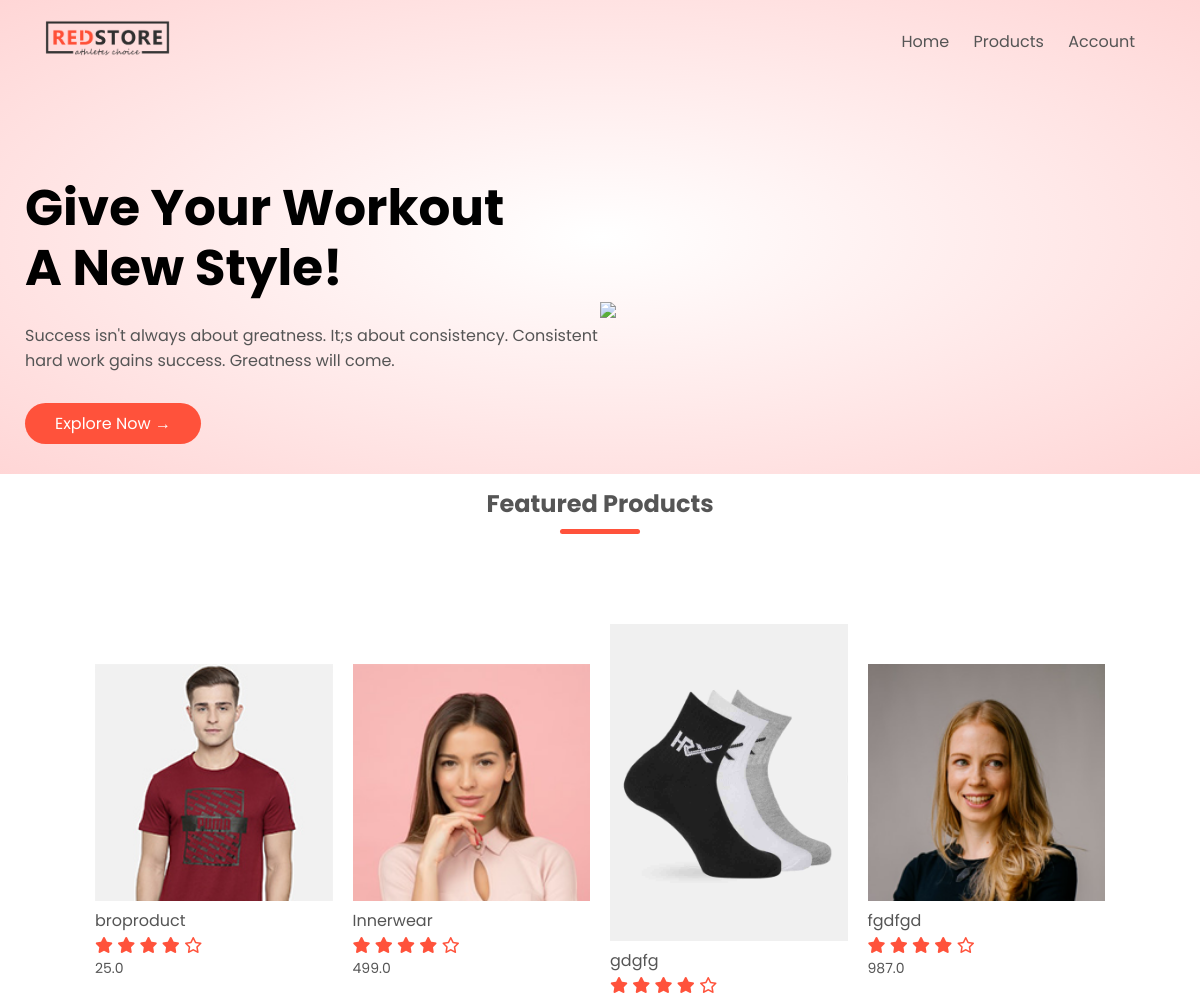
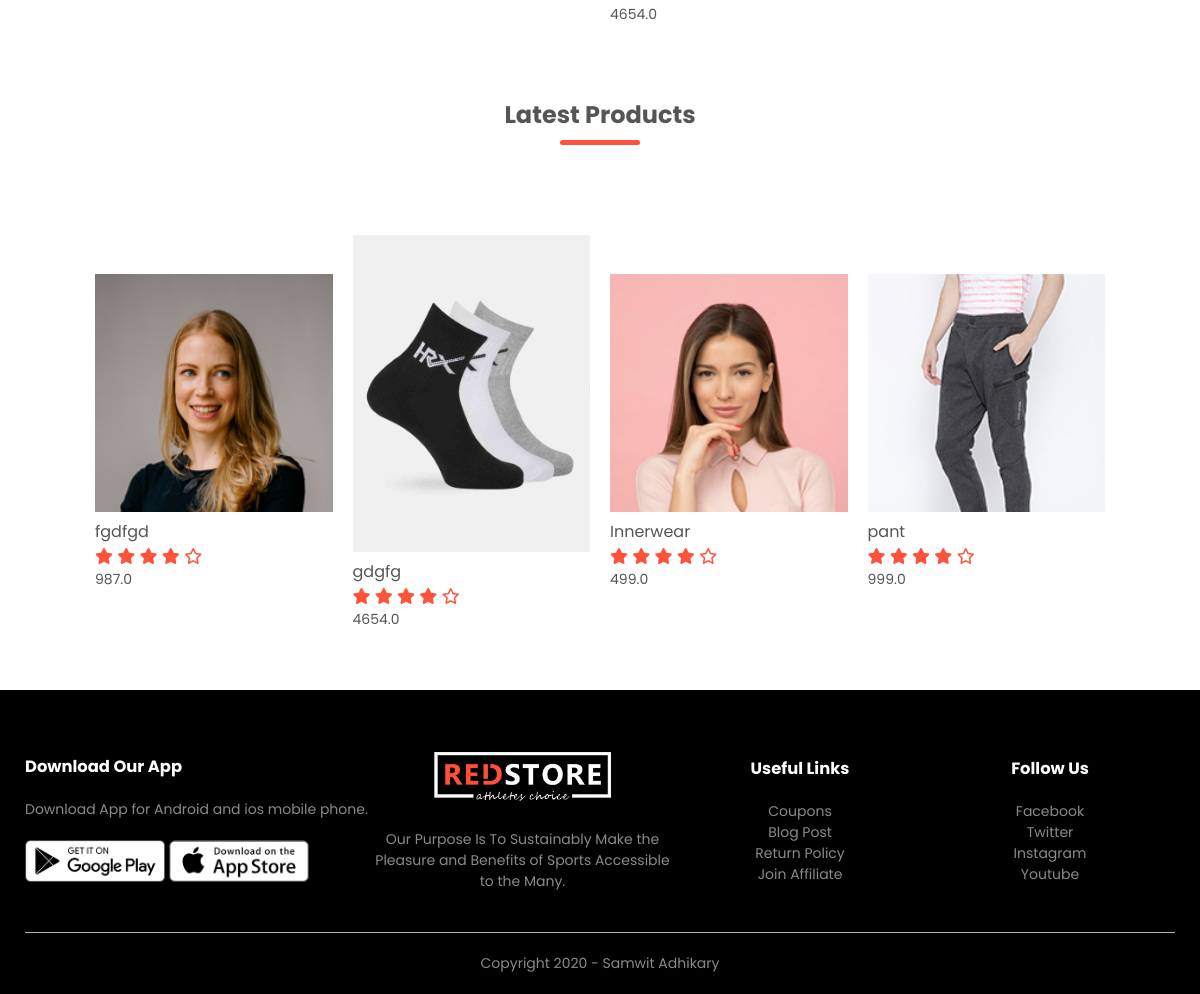
The page / on the database its author committed (2 pictures, top to bottom).
### products/models.py (models this page shows, shortened)
class Product(models.Model):
    LIVE=1
    DELETE=0
    DELETE_CHOICES=((LIVE,'live'),(DELETE,'delete'))
    title=models.CharField(max_length=200)
    price=models.FloatField()
    description=models.TextField()
    image=models.ImageField(upload_to='media/')
    priority=models.IntegerField(default=0)
    delete_status=models.IntegerField(choices=DELETE_CHOICES,default=LIVE)
    created_at=models.DateTimeField(auto_now_add=True)
    updated_at=models.DateTimeField(auto_now=True)

### products/views.py (the view)
# urls.py: path('',views.index,name='home'),
def index(request):
    featured_product=Product.objects.order_by('priority')[:4]
    latest_product=Product.objects.order_by('-id')[:4]
    context={
        'featured_product':featured_product,
        'latest_product':latest_product
    }
    return render(request,'index.html',context)

### templates/index.html
{% extends 'blank_layout.html' %}
{% block banner %}
{% include 'banner_layout.html' %}
{% endblock banner %}
{% block content %}
{% include 'home_page_content.html' %}
{% endblock content %}

### templates/home_page_content.html
{% load static %}
    <div class="small-container">
        <h2 class="title">Featured Products</h2>
        <div class="row">
            {% for product in featured_product %}
            <div class="col-4">
                <a href="{% url 'detail_product' product.id %}"><img src="{{ product.image.url }}"></a>
                <h4>{{ product.title }}</h4>
                <div class="rating">
                    <i class="fa fa-star"></i>
                    <i class="fa fa-star"></i>
                    <i class="fa fa-star"></i>
                    <i class="fa fa-star"></i>
                    <i class="fa fa-star-o"></i>
                </div>
                <p>{{ product.price }}</p>
            </div>
            {% endfor %}
        </div>
        <h2 class="title">Latest Products</h2>
        <div class="row">
            {% for product in latest_product %}
            <div class="col-4">
                <a href="{% url 'detail_product' product.id %}"><img src="{{ product.image.url }}"></a>
                <h4>{{ product.title }}</h4>
                <div class="rating">
                    <i class="fa fa-star"></i>
                    <i class="fa fa-star"></i>
                    <i class="fa fa-star"></i>
                    <i class="fa fa-star"></i>
                    <i class="fa fa-star-o"></i>
                </div>
                <p>{{ product.price }}</p>
            </div>
            {% endfor %}
        </div>
    </div>

### static/css/style.css (style rules this page uses)
* { margin: 0; padding: 0; box-sizing: border-box; }
body { font-family: 'Poppins', sans-serif; }
a { text-decoration: none; color: #555; }
p { color: #555; }
.row { display: flex; align-items: center; flex-wrap: wrap; justify-content: space-around; }
.small-container { max-width: 1080px; margin: auto; padding-left: 25px; padding-right: 25px; }
.col-4 { flex-basis: 25%; padding: 10px; min-width: 200px; margin-bottom: 50px; transition: transform 0.5s; }
.col-4 img { width: 100%; }
.title { text-align: center; margin: 0 auto 80px; position: relative; line-height: 60px; color: #555; }
.title::after { content: ''; background: #ff523b; width: 80px; height: 5px; border-radius: 5px; position: absolute; bottom: 0; left: 50%; transform: translateX(-50%); }
h4 { color: #555; font-weight: normal; }
.col-4 p { font-size: 14px; }
.rating .fa { color: #ff523b; }

### rows shown on the page
Product: image (picture), title "broproduct", price "25.0"
Product: image (picture), title "Innerwear", price "499.0"
Product: image (picture), title "gdgfg", price "4654.0"
Product: image (picture), title "fgdfgd", price "987.0"
Product: image (picture), title "pant", price "999.0"
